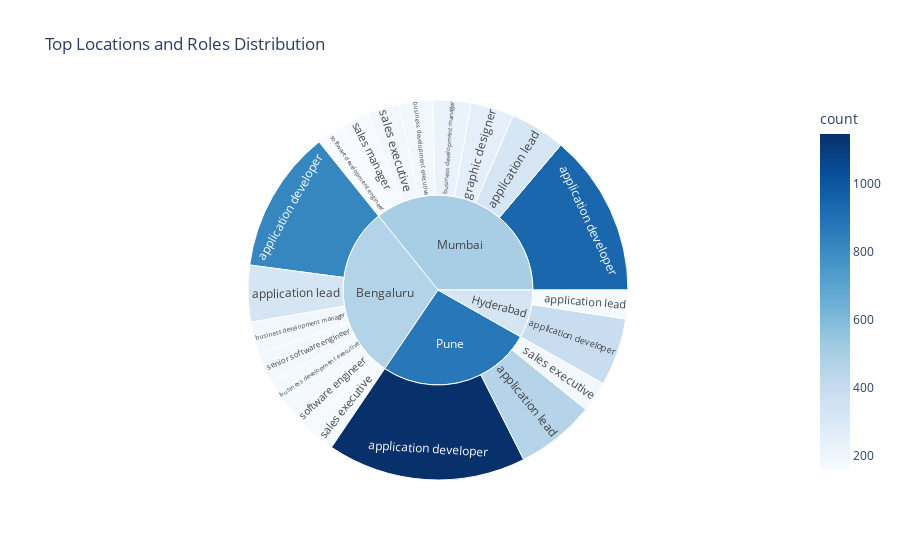

The notebook cell saved with this chart:
### Markdown cell above
**Location Vs. Roles**

### Code cell
location_roles = df_pd.groupby(['locations', 'roles']).size().reset_index(name='count')
location_roles = location_roles.nlargest(20, 'count')  # Focus on top 20 combinations

fig = px.sunburst(location_roles, path=['locations', 'roles'], 
                  values='count', 
                  title="Top Locations and Roles Distribution", 
                  color='count', 
                  color_continuous_scale='Blues')
fig.show()

### Figure 1 — Plotly figure (JSON) as saved in the notebook; plotly's stock layout.template omitted (floating-point values rounded to 4 significant figures)
{"data": [{"branchvalues": "total", "customdata": [[821], [390], [935], [1145], [326], [165], [319], [456], [170], [191], [186], [220], [250], [165], [187], [177], [162], [177], [157], [169], [462.2], [323.1], [499.5], [871.9]], "domain": {"x": [0, 1], "y": [0, 1]}, "hovertemplate": "labels=%{label}<br>count_sum=%{value}<br>parent=%{parent}<br>id=%{id}<br>count=%{color}<extra></extra>", "ids": ["Bengaluru/application developer", "Hyderabad/application developer", "Mumbai/application developer", "Pune/application developer", "Bengaluru/application lead", "Hyderabad/application lead", "Mumbai/application lead", "Pune/application lead", "Bengaluru/business development executive", "Mumbai/business development executive", "Bengaluru/business development manager", "Mumbai/business development manager", "Mumbai/graphic designer", "Bengaluru/sales executive", "Mumbai/sales executive", "Pune/sales executive", "Mumbai/sales manager", "Bengaluru/senior software engineer", "Mumbai/software development engineer", "Bengaluru/software engineer", "Bengaluru", "Hyderabad", "Mumbai", "Pune"], "labels": ["application developer", "application developer", "application developer", "application developer", "application lead", "application lead", "application lead", "application lead", "business development executive", "business development executive", "business development manager", "business development manager", "graphic designer", "sales executive", "sales executive", "sales executive", "sales manager", "senior software engineer", "software development engineer", "software engineer", "Bengaluru", "Hyderabad", "Mumbai", "Pune"], "marker": {"coloraxis": "coloraxis", "colors": [821, 390, 935, 1145, 326, 165, 319, 456, 170, 191, 186, 220, 250, 165, 187, 177, 162, 177, 157, 169, 462.2, 323.1, 499.5, 871.9]}, "name": "", "parents": ["Bengaluru", "Hyderabad", "Mumbai", "Pune", "Bengaluru", "Hyderabad", "Mumbai", "Pune", "Bengaluru", "Mumbai", "Bengaluru", "Mumbai", "Mumbai", "Bengaluru", "Mumbai", "Pune", "Mumbai", "Bengaluru", "Mumbai", "Bengaluru", "", "", "", ""], "type": "sunburst", "values": [821, 390, 935, 1145, 326, 165, 319, 456, 170, 191, 186, 220, 250, 165, 187, 177, 162, 177, 157, 169, 2014, 555, 2421, 1778]}], "layout": {"coloraxis": {"colorbar": {"title": {"text": "count"}}, "colorscale": [[0, "rgb(247,251,255)"], [0.125, "rgb(222,235,247)"], [0.25, "rgb(198,219,239)"], [0.375, "rgb(158,202,225)"], [0.5, "rgb(107,174,214)"], [0.625, "rgb(66,146,198)"], [0.75, "rgb(33,113,181)"], [0.875, "rgb(8,81,156)"], [1, "rgb(8,48,107)"]]}, "legend": {"tracegroupgap": 0}, "title": {"text": "Top Locations and Roles Distribution"}}}
